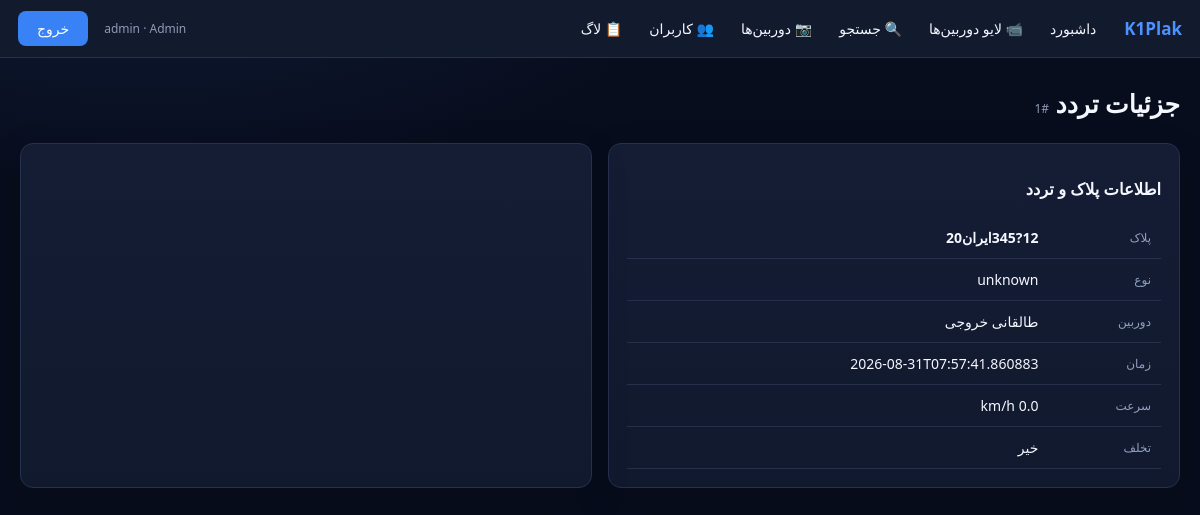
The app's page /record/1 (signed in) with its own data.
### tables this page shows
CREATE TABLE detections(id INTEGER PRIMARY KEY, plate TEXT, category TEXT, speed REAL, camera_id INTEGER, timestamp TEXT, vehicle_image TEXT, plate_image TEXT, violation INTEGER DEFAULT 0, stopped_seconds REAL DEFAULT 0, FOREIGN KEY(camera_id) REFERENCES cameras(id));

CREATE TABLE cameras(id INTEGER PRIMARY KEY, name TEXT, ip TEXT, port INTEGER DEFAULT 554, username TEXT, password TEXT, zone TEXT, speed_threshold REAL DEFAULT 60, enabled INTEGER DEFAULT 1, created_at TEXT DEFAULT CURRENT_TIMESTAMP);

### webapp.py (the view)
@app.route("/record/<int:did>")
def record(did):
    x=need(None)
    if x:return x
    r=db().execute("SELECT d.*,c.name camera FROM detections d LEFT JOIN cameras c ON c.id=d.camera_id WHERE d.id=?",(did,)).fetchone()
    if not r: abort(404)
    return render_template("record.html",r=r)

### webapp.py (called while the page is built)
def db():
    c=sqlite3.connect(DB_PATH); c.row_factory=sqlite3.Row; c.executescript(SCHEMA)
    c.execute("INSERT OR IGNORE INTO groups(id,name,permissions) VALUES(1,'Admin',?)",(DEFAULT_PERMS,))
    c.execute("INSERT OR IGNORE INTO groups(name,permissions) VALUES('Operator','view_live,export_reports')")
    c.execute("INSERT OR IGNORE INTO groups(name,permissions) VALUES('Supervisor','view_logs,manage_users')")
    c.execute("INSERT OR IGNORE INTO users(username,password_hash,group_id,must_change) VALUES('admin',?,?,1)",
              (generate_password_hash("admin123"),1)); c.commit(); return c

def need(permission):
    if not session.get("user"): return redirect(url_for("login",next=request.path))
    if permission and permission not in perms() and "Admin" not in session.get("group",""): abort(403)
    return None

@app.before_request
def session_guard():
    if session.get("user"): session.permanent=True

### templates/record.html
{% extends "base.html" %}{% block content %}<h1 class="page-title">&#1580;&#1586;&#1574;&#1740;&#1575;&#1578; &#1578;&#1585;&#1583;&#1583; <small>#{{r.id}}</small></h1><div class="record-layout"><div class="card"><h3>&#1575;&#1591;&#1604;&#1575;&#1593;&#1575;&#1578; &#1662;&#1604;&#1575;&#1705; &#1608; &#1578;&#1585;&#1583;&#1583;</h3><table class="table"><tr><th>&#1662;&#1604;&#1575;&#1705;</th><td><strong>{{r.plate}}</strong></td></tr><tr><th>&#1606;&#1608;&#1593;</th><td>{{r.category}}</td></tr><tr><th>&#1583;&#1608;&#1585;&#1576;&#1740;&#1606;</th><td>{{r.camera}}</td></tr><tr><th>&#1586;&#1605;&#1575;&#1606;</th><td dir="ltr">{{r.timestamp}}</td></tr><tr><th>&#1587;&#1585;&#1593;&#1578;</th><td>{{r.speed}} km/h</td></tr><tr><th>&#1578;&#1582;&#1604;&#1601;</th><td>{{ 'بله' if r.violation else 'خیر' }}</td></tr></table></div><div class="card"><img class="detail-image" src="/media?path={{r.vehicle_image}}" onerror="this.style.display='none'"><img class="detail-image" src="/media?path={{r.plate_image}}" onerror="this.style.display='none'"></div></div>{% endblock %}

### static/style.css (style rules this page uses)
:root { --bg:#080d1d;--panel:#131b31;--line:#25314d;--text:#f5f7ff;--muted:#8e9ab7;--blue:#3982f5;--green:#22c55e;--red:#ef4444;--gold:#eab308 }
* { box-sizing:border-box }
html { background:var(--bg) }
body { margin:0;min-height:100vh;background:radial-gradient(900px 440px at 12% -12%,#19336166,transparent 65%),var(--bg);color:var(--text);font-family:Tahoma,"Segoe UI",sans-serif;font-size:14px }
.page-title { font-size:25px;margin:0 0 23px;font-weight:900 }
.page-title small { font-size:12px;color:var(--muted);font-weight:400 }
.card { background:linear-gradient(180deg,#141d34,#11192e);border:1px solid var(--line);border-radius:13px;padding:18px;margin-bottom:16px;box-shadow:0 14px 40px #0002 }
.muted,small { color:var(--muted) }
table,.table { width:100%;border-collapse:collapse;background:transparent }
.table th,.table td,th,td { padding:11px 10px;border-bottom:1px solid #25304a;text-align:right;white-space:nowrap }
.table th,th { font-size:12px;color:#91a0be;font-weight:500 }
.record-layout { display:grid;grid-template-columns:1fr 1fr;gap:16px }

### records on screen
detections: id "1", plate "12?345ایران20", category "unknown", timestamp "2026-08-31T07:57:41.860883", violation "خیر"
cameras: camera "طالقانی خروجی"

### other values on screen
{{ session.user }} "admin"
{{ session.group }} "Admin"
